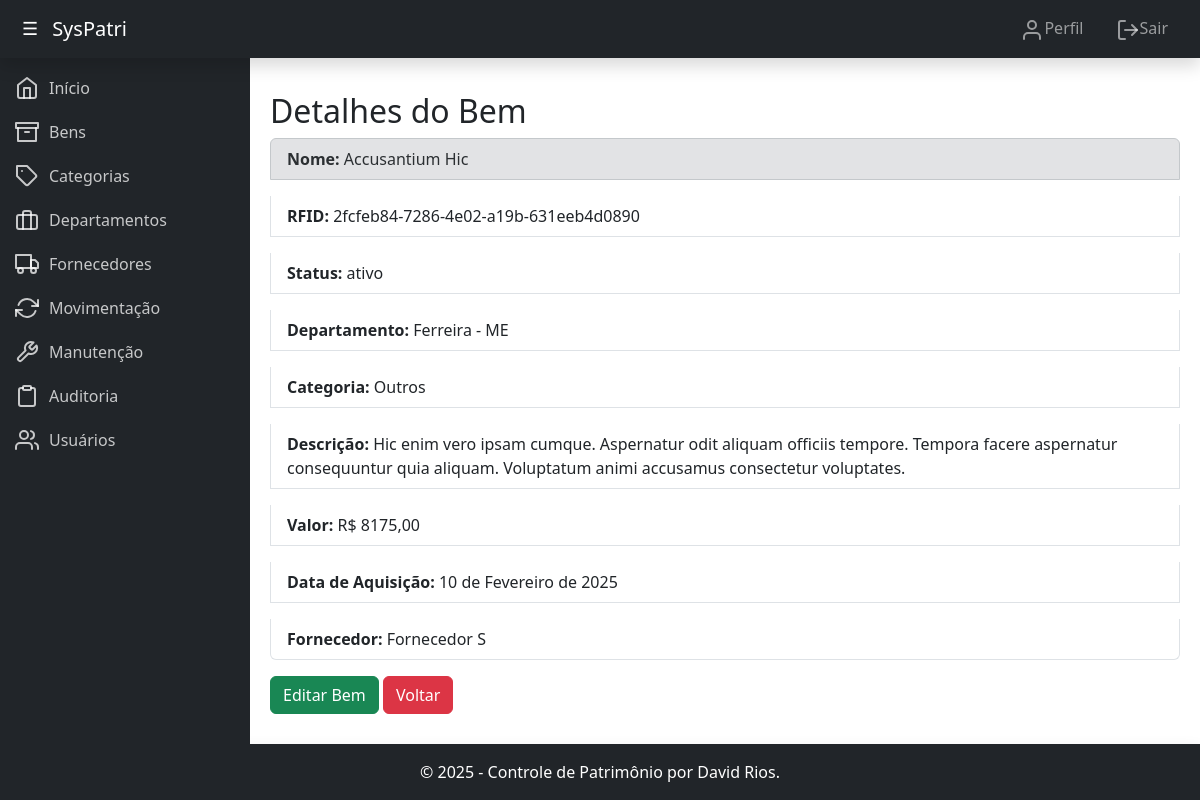
The page /patrimonio/bens/detalhes/40/ (signed in) on the database its author committed.
### patrimonio/models.py (models this page shows, shortened)
class Bem(models.Model):
    nome = models.CharField(max_length=100, verbose_name="Nome")
    descricao = models.TextField(blank=True, null=True, verbose_name="Descrição")
    categoria = models.ForeignKey(Categoria, on_delete=models.SET_NULL, null=True, verbose_name="Categoria")
    departamento = models.ForeignKey(Departamento, on_delete=models.SET_NULL, null=True, verbose_name="Departamento")
    fornecedor = models.ForeignKey(Fornecedor, on_delete=models.SET_NULL, null=True, verbose_name="Fornecedor")
    data_aquisicao = models.DateField(verbose_name="Data de Aquisição")
    valor = models.DecimalField(max_digits=10, decimal_places=2, verbose_name="Valor")
    rfid = models.CharField(max_length=50, unique=True, verbose_name="RFID")
    status = models.CharField(max_length=20, choices=[('ativo', 'Ativo'), ('inativo', 'Inativo')], default='ativo', verbose_name="Status")
    class Meta:
        verbose_name = "Bem"
        verbose_name_plural = "Bens"

class Departamento(models.Model):
    nome = models.CharField(max_length=100, verbose_name="Nome")
    responsavel = models.CharField(max_length=100, verbose_name="Responsável")
    telefone = models.CharField(max_length=20, blank=True, null=True, verbose_name="Telefone")
    def __str__(self):
        return self.nome
    class Meta:
        verbose_name = "Departamento"
        verbose_name_plural = "Departamentos"

class Categoria(models.Model):
    nome = models.CharField(max_length=100, verbose_name="Nome")
    descricao = models.TextField(blank=True, null=True, verbose_name="Descrição")
    def __str__(self):
        return self.nome
    class Meta:
        verbose_name = "Categoria"
        verbose_name_plural = "Categorias"

class Fornecedor(models.Model):
    nome = models.CharField(max_length=100, verbose_name="Nome")
    cnpj = models.CharField(max_length=18, unique=True, verbose_name="CNPJ")
    telefone = models.CharField(max_length=20, blank=True, null=True, verbose_name="Telefone")
    email = models.EmailField(blank=True, null=True, verbose_name="E-mail")
    def __str__(self):
        return self.nome
    class Meta:
        verbose_name = "Fornecedor"
        verbose_name_plural = "Fornecedores"

### patrimonio/views.py (the view)
# urls.py: path('bens/detalhes/<int:pk>/', views.detalhes_bem, name='detalhes_bem'),
@login_required
def detalhes_bem(request, pk):
    bem = get_object_or_404(Bem, pk=pk)
    return render(request, 'detalhes_bem.html', {'bem': bem})

### patrimonio/templates/detalhes_bem.html (shortened to what this page needs)
{% extends 'base.html' %}
{% block content %}
    <h2>Detalhes do Bem</h2>
    <ul class="list-group">
        <p class="list-group-item list-group-item-secondary"><strong>Nome:</strong> {{ bem.nome }}</p>
        <p class="list-group-item"><strong>RFID:</strong> {{ bem.rfid }}</p>
        <p class="list-group-item"><strong>Status:</strong> {{ bem.status }}</p>
        <p class="list-group-item"><strong>Departamento:</strong> {{ bem.departamento }}</p>
        <p class="list-group-item"><strong>Categoria:</strong> {{ bem.categoria }}</p>
        <p class="list-group-item"><strong>Descrição:</strong> {{ bem.descricao }}</p>
        <p class="list-group-item"><strong>Valor:</strong> R$ {{ bem.valor }}</p>
        <p class="list-group-item"><strong>Data de Aquisição:</strong> {{ bem.data_aquisicao }}</p>
        <p class="list-group-item"><strong>Fornecedor:</strong> {{ bem.fornecedor }}</p>
    </ul>
    <a class="btn btn-success" href="{% url 'atualizar_bem' bem.pk %}">Editar Bem</a>
    <a class="btn btn-danger" href="{% url 'listar_bens' %}">Voltar</a>
{% endblock %}

### rows shown on the page
Bem: nome "Accusantium Hic", rfid "2fcfeb84-7286-4e02-a19b-631eeb4d0890", status "ativo", departamento "Ferreira - ME", categoria "Outros", descricao "Hic enim vero ipsam cumque. Aspernatur odit aliquam officiis tempore. Tempora facere aspernatur consequuntur quia aliquam. Voluptatum animi accusamus consectetur voluptates.", valor "8175,00", data_aquisicao "10 de Fevereiro de 2025", fornecedor "Fornecedor S"
